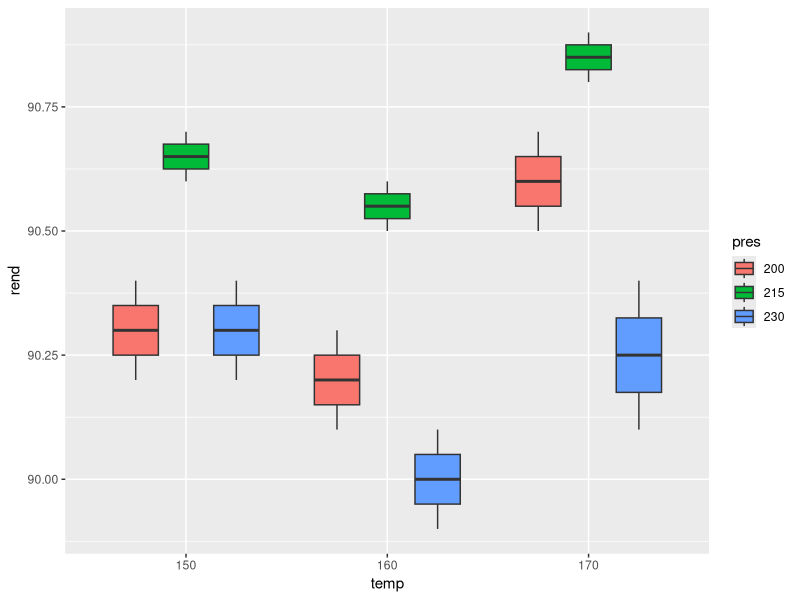
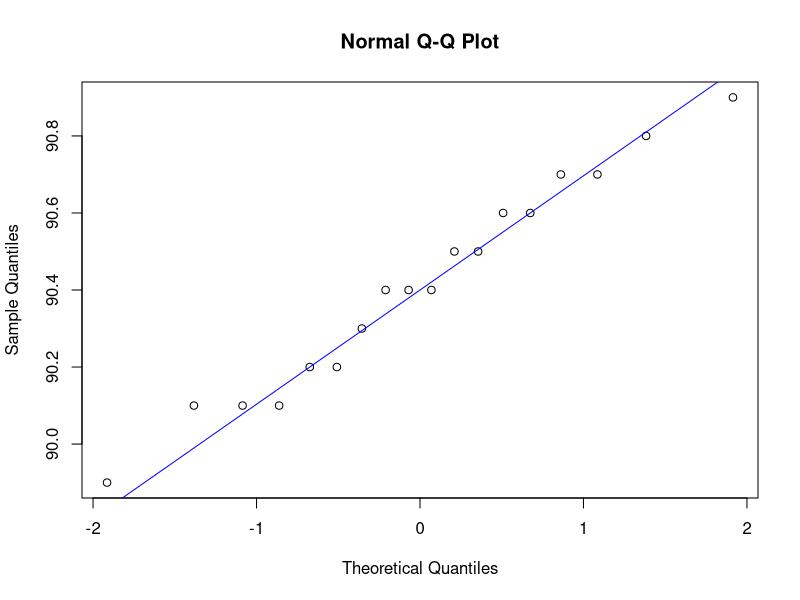

These charts were generated, in order, by the following R code: (Note: this script raises an error after producing the figures.)
## ---- chunk 1
knitr::opts_chunk$set(echo = TRUE)
## ---- chunk 2
rm(list = ls())

quimico <- data.frame(temp = factor(c(rep(150,6), rep(160,6), rep(170,6))),
                      pres = factor(rep(c(rep(200,2),rep(215,2),rep(230,2)),3)),
                      rend = c(90.4,90.2,90.7,90.6,90.2,90.4,90.1,90.3,90.5,
                               90.6,89.9,90.1,90.5,90.7,90.8,90.9,90.4,90.1))

## ---- chunk 3
library(ggplot2)

ggplot(data = quimico, mapping = aes(x = temp,y = rend, fill = pres)) + geom_boxplot()
## ---- chunk 4
anova <- aov(rend~temp*pres, data = quimico)

  # variable normatility
qqnorm(quimico$rend)
qqline(quimico$rend, col='blue')
shapiro.test(quimico$rend)
  # homocedasticity of variance
bartlett.test(rend~interaction(temp,pres), data = quimico)
  # independence of variables
chisq.test(table(quimico$temp, quimico$pres))
## ---- chunk 5
summary(anova)
## ---- chunk 6
# efeito principasl da temperatura
tukey_temp <- HSD.test(y = quimico$rend, trt = quimico$temp,
                       DFerror = anova$df.residual,
                       MSerror = summary(anova)[[1]][4,3],
                       alpha = 0.05, console = TRUE)

# efeito principal da pressão
tukey_pres <- HSD.test(y = quimico$rend, trt = quimico$pres,
                       DFerror = anova$df.residual,
                       MSerror = summary(anova)[[1]][4,3],
                       alpha = 0.05, console = TRUE)
## ---- chunk 7
metal <- data.frame(taxa = factor(c(rep(0.20,12), rep(0.25,12), rep(0.30,12))), 
                    corte = factor(rep(c(rep(0.15,3), rep(0.18,3), 
                                         rep(0.20,3), rep(0.25,3)),3)),
                    acabam = c(74,64,60,79,68,73,82,88,92,99,104,96,92,
                               86,88,98,104,88,99,108,95,104,110,99,99,
                               98,102,104,99,95,108,110,99,114,111,107))

ggplot(data = metal, mapping = aes(x = taxa, y = acabam, fill = corte)) + 
  geom_boxplot() + xlab("taxa de avanço") + ylab("acabamento superficial")
## ---- chunk 8
anova2 <- aov(acabam~taxa*corte, data = metal)

# pressupostos:
  # normalidade da variável resposta
shapiro.test(metal$acabam)
qqnorm(metal$acabam)
qqline(metal$acabam, col='blue')
  # homogeneidade das variâncias
bartlett.test(acabam~interaction(taxa,corte), data = metal)
  # independência das variáveis explicativas
chisq.test(table(metal$taxa, metal$corte))
## ---- chunk 9
summary(anova2)

kruskal(y = metal$acabam, trt = interaction(metal$taxa,metal$corte), console = T)
## ---- chunk 10
tv <- data.frame(vidro = factor(c(rep(1,9), rep(2,9))),
                 fosforo = factor(rep(c(rep(1,3), rep(2,3), rep(3,3)),2)),
                 corrent = c(280,290,285,300,310,295,290,285,290,230,235,240,260,240,235,220,225,230))

ggplot(data = tv, mapping = aes(x = vidro, y = corrent, fill = fosforo)) + 
  geom_boxplot() + xlab("Tipo de vidro") + ylab("Corrente")
## ---- chunk 11
# modelo
anova3 <- aov(corrent~vidro*fosforo, data = tv)

# pressupostos
  #normalidade da variável resposta
shapiro.test(tv$corrent)
  #homogeneidade das variâncias
bartlett.test(corrent~interaction(vidro,fosforo), data=tv)
  #independência das variáveis explicativas
chisq.test(table(tv$vidro, tv$fosforo))

# análise
summary(anova3)
kruskal(y = tv$corrent, trt = interaction(tv$vidro,tv$fosforo), console = T)
